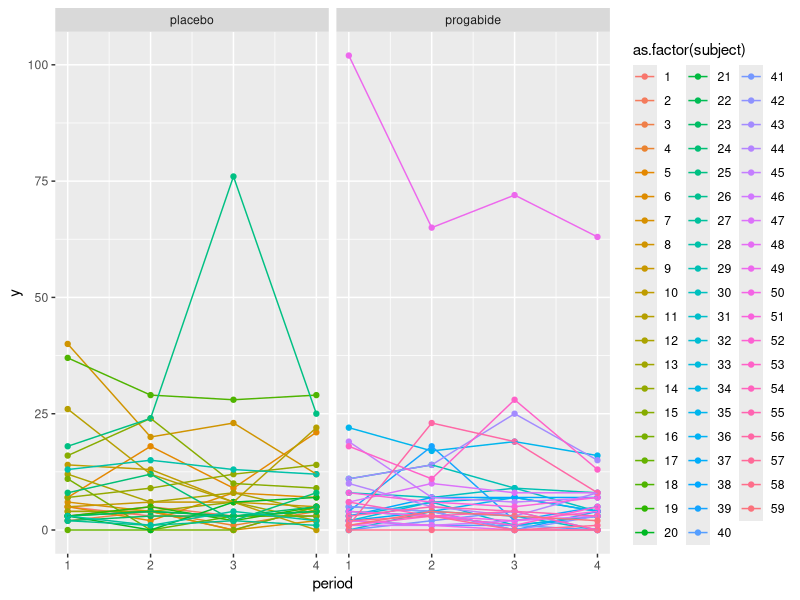

Reproduce this figure in R.
## ---- chunk 1
knitr::opts_chunk$set(echo = TRUE)
## ---- chunk 2
library(MASS)
library(tidyverse)
data("epil")
head(epil)

skimr::skim(epil)
table(epil$y)
table(epil$trt)
table(epil$lbase)
table(epil$lage)
table(epil$V4)
table(epil$period)

ggplot(aes(period, y, col = as.factor(subject)), data = epil) + geom_point() + geom_line() +facet_wrap(~trt)



## ---- chunk 3
library(lme4)
mixed_poisson_model <- glmer(
  formula = y ~ lbase*trt + lage + V4 +(1|subject),
  family = poisson,
  data = epil
)
summary(mixed_poisson_model)


## ---- chunk 4
# install.packages("gee")
library(gee)

# for correlation structure "independence
model_gee_indep <-
  gee(
    formula = y ~ lbase * trt + lage + V4,
    id = subject,
    family = poisson,
    corstr = "independence",
    data = epil
  )

# correlation structure "exchangeable"
model_gee_equi <- gee(
  formula = y ~ lbase * trt + lage + V4,
  id = subject,
  family = poisson,
  corstr = "exchangeable",
  data = epil
)


# correlation structure "AR-1"
model_gee_AR1 <- gee(
  formula = y ~ lbase * trt + lage + V4,
  id = subject,
  family = poisson,
  corstr = "AR-M",
  Mv = 1,
  data = epil
)

model_Poisson <- glm(
  formula = y ~ lbase + trt + lage + V4 + lbase:trt,
  family = poisson,
  data = epil
)
model_quasi_Poisson <- glm(
  formula = y ~ lbase + trt + lage + V4 + lbase:trt,
  family = quasipoisson,
  data = epil
)



beta_hat <- se_beta_hat <- as.data.frame(matrix(0, 6, 6))
colnames(beta_hat) <-
  colnames(se_beta_hat) <- names(model_Poisson$coefficients)
rownames(beta_hat) <-
  rownames(se_beta_hat) <- c("Poisson",
                             "Quasi-Poisson",
                             "GEEIndep",
                             "GEEEqui",
                             "GEEAR-1",
                             "RandomIntercept")
beta_hat[1, ] <- model_Poisson$coefficients
beta_hat[2, ] <- model_quasi_Poisson$coefficients
beta_hat[3, ] <- model_gee_indep$coefficients
beta_hat[4, ] <- model_gee_equi$coefficients
beta_hat[5, ] <- model_gee_AR1$coefficients
beta_hat[6, ] <- mixed_poisson_model@beta
se_beta_hat[1, ] <- sqrt(diag(summary(model_Poisson)$cov.unscaled))
se_beta_hat[2, ] <- sqrt(diag(summary(model_quasi_Poisson)$cov.scaled))
se_beta_hat[3, ] <- sqrt(diag(model_gee_indep$robust.variance))
se_beta_hat[4, ] <- sqrt(diag(model_gee_equi$robust.variance))
se_beta_hat[5, ] <- sqrt(diag(model_gee_AR1$robust.variance))
se_beta_hat[6, ] <- sqrt(diag(summary(mixed_poisson_model)$vcov))
beta_hat
se_beta_hat


summary(model_gee_indep)

summary(model_gee_equi)

summary(model_gee_AR1)
